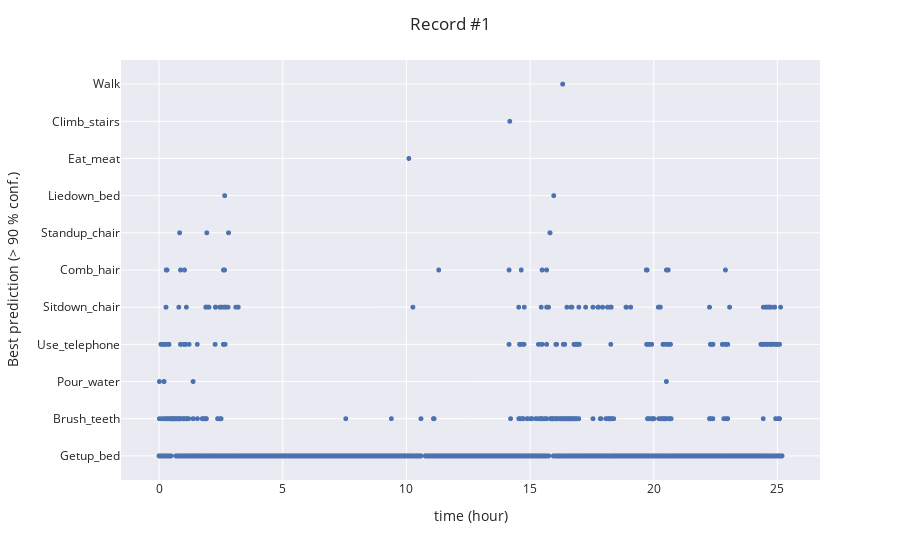

Notebook code cell kept with this figure:
### Code cell
fig5 = px.scatter(dfpred_lg1[mask09], x = 'index', y = 'best_pred')
fig5.update_layout(yaxis_title_text = 'Best prediction (> 90 % conf.)',
                  xaxis_title_text = 'time (hour)', title = 'Record #1')
fig5.update_traces(marker_size=5)

### Figure 1 — Plotly figure (JSON) as saved in the notebook; plotly's stock layout.template omitted (floating-point values rounded to 4 significant figures; data arrays with more than 128 entries replaced by an {"elided": "..."} marker saying what was removed)
{"data": [{"hovertemplate": "index=%{x}<br>best_pred=%{y}<extra></extra>", "legendgroup": "", "marker": {"color": "rgb(76,114,176)", "size": 5, "symbol": "circle"}, "mode": "markers", "name": "", "showlegend": false, "type": "scattergl", "x": {"elided": "20358 float values"}, "xaxis": "x", "y": {"elided": "20358 str values"}, "yaxis": "y"}], "layout": {"legend": {"tracegroupgap": 0}, "margin": {"t": 60}, "title": {"text": "Record #1"}, "xaxis": {"anchor": "y", "domain": [0, 1], "title": {"text": "time (hour)"}}, "yaxis": {"anchor": "x", "domain": [0, 1], "title": {"text": "Best prediction (> 90 % conf.)"}}}}
